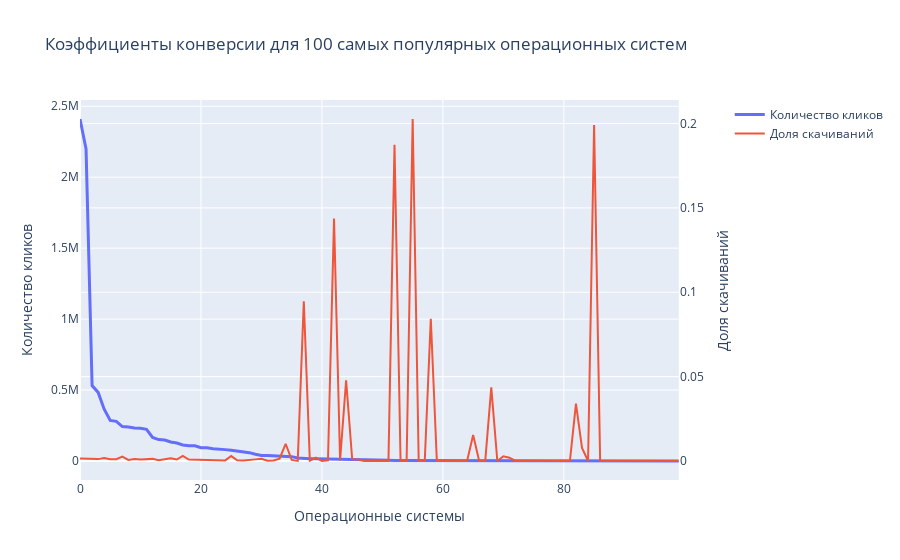

The code cell stored with this chart in its notebook:
### Markdown cell above
# Конверсии по операционным системам
 Анализ 100 самых популярных операционных систем по количеству кликов

### Code cell
proportion = train[['os', 'is_attributed']].groupby('os', as_index=False).mean().sort_values('is_attributed', ascending=False)
counts = train[['os', 'is_attributed']].groupby('os', as_index=False).count().sort_values('is_attributed', ascending=False)
merge = counts.merge(proportion, on='os', how='left')
merge.columns = ['os', 'click_count', 'prop_downloaded']

# Создаем график с двумя осями Y используя plotly
fig = make_subplots(specs=[[{"secondary_y": True}]])

# Добавляем данные для количества кликов
fig.add_trace(
    go.Scatter(x=merge[:100].index, y=merge[:100]['click_count'], 
               name="Количество кликов",
               line=dict(width=3)),  # Делаем линию жирнее
    secondary_y=False,
)

# Добавляем данные для пропорции скачиваний
fig.add_trace(
    go.Scatter(x=merge[:100].index, y=merge[:100]['prop_downloaded'], 
               name="Доля скачиваний"),
    secondary_y=True,
)

# Обновляем layout
fig.update_layout(
    title_text="Коэффициенты конверсии для 100 самых популярных операционных систем",
    xaxis_title="Операционные системы",
    showlegend=True
)

# Обновляем метки осей
fig.update_yaxes(title_text="Количество кликов", secondary_y=False)
fig.update_yaxes(title_text="Доля скачиваний", secondary_y=True)

fig.show()

### Figure 1 — Plotly figure (JSON) as saved in the notebook; plotly's stock layout.template omitted (floating-point values rounded to 4 significant figures)
{"data": [{"line": {"width": 3}, "name": "Количество кликов", "type": "scatter", "x": [0, 1, 2, 3, 4, 5, 6, 7, 8, 9, 10, 11, 12, 13, 14, 15, 16, 17, 18, 19, 20, 21, 22, 23, 24, 25, 26, 27, 28, 29, 30, 31, 32, 33, 34, 35, 36, 37, 38, 39, 40, 41, 42, 43, 44, 45, 46, 47, 48, 49, 50, 51, 52, 53, 54, 55, 56, 57, 58, 59, 60, 61, 62, 63, 64, 65, 66, 67, 68, 69, 70, 71, 72, 73, 74, 75, 76, 77, 78, 79, 80, 81, 82, 83, 84, 85, 86, 87, 88, 89, 90, 91, 92, 93, 94, 95, 96, 97, 98, 99], "xaxis": "x", "y": [2410148, 2199778, 531695, 483602, 365576, 285907, 279549, 242799, 239377, 232143, 230832, 223820, 166165, 151274, 147970, 134127, 126565, 113395, 107442, 107005, 94188, 93578, 86880, 84824, 80319, 75093, 70077, 63726, 58910, 47956, 38943, 38347, 36951, 35023, 32891, 30729, 21096, 17102, 16637, 15222, 14784, 14528, 13790, 11410, 9802, 9237, 8951, 8672, 7788, 7574, 6253, 5422, 4449, 4363, 3898, 3853, 3788, 3684, 3073, 3072, 3067, 3061, 2562, 1996, 1925, 1756, 1435, 1421, 1123, 1079, 1072, 1036, 913, 890, 865, 765, 475, 426, 407, 352, 339, 335, 294, 258, 241, 236, 236, 233, 225, 209, 192, 189, 171, 169, 165, 165, 154, 145, 142, 139], "yaxis": "y"}, {"name": "Доля скачиваний", "type": "scatter", "x": [0, 1, 2, 3, 4, 5, 6, 7, 8, 9, 10, 11, 12, 13, 14, 15, 16, 17, 18, 19, 20, 21, 22, 23, 24, 25, 26, 27, 28, 29, 30, 31, 32, 33, 34, 35, 36, 37, 38, 39, 40, 41, 42, 43, 44, 45, 46, 47, 48, 49, 50, 51, 52, 53, 54, 55, 56, 57, 58, 59, 60, 61, 62, 63, 64, 65, 66, 67, 68, 69, 70, 71, 72, 73, 74, 75, 76, 77, 78, 79, 80, 81, 82, 83, 84, 85, 86, 87, 88, 89, 90, 91, 92, 93, 94, 95, 96, 97, 98, 99], "xaxis": "x", "y": [0.001489, 0.001271, 0.001155, 0.001115, 0.001729, 0.001011, 0.001037, 0.002619, 0.0006559, 0.001206, 0.0008534, 0.0009204, 0.001258, 0.000509, 0.0009191, 0.001663, 0.000877, 0.003042, 0.0008563, 0.000757, 0.0005096, 0.0007908, 0.0006446, 0.0004598, 0.0003611, 0.00293, 0.0004138, 0.0002354, 0.0004244, 0.0009592, 0.00131, 0.0001565, 0.0002977, 0.001342, 0.01022, 0.0006183, 4.74e-05, 0.09467, 0.0001803, 0.002037, 0, 0.0003442, 0.1437, 0.0003506, 0.04785, 0.001083, 0.0008938, 0, 0, 0, 0, 0, 0.1875, 0.0002292, 0, 0.2027, 0, 0, 0.08428, 0, 0, 0, 0, 0, 0, 0.01538, 0, 0, 0.04363, 0, 0.002799, 0.001931, 0, 0, 0, 0, 0, 0, 0, 0, 0, 0, 0.03401, 0.007752, 0, 0.1992, 0, 0, 0, 0, 0, 0, 0, 0, 0, 0, 0, 0, 0, 0], "yaxis": "y2"}], "layout": {"showlegend": true, "title": {"text": "Коэффициенты конверсии для 100 самых популярных операционных систем"}, "xaxis": {"anchor": "y", "domain": [0, 0.94], "title": {"text": "Операционные системы"}}, "yaxis": {"anchor": "x", "domain": [0, 1], "title": {"text": "Количество кликов"}}, "yaxis2": {"anchor": "x", "overlaying": "y", "side": "right", "title": {"text": "Доля скачиваний"}}}}
